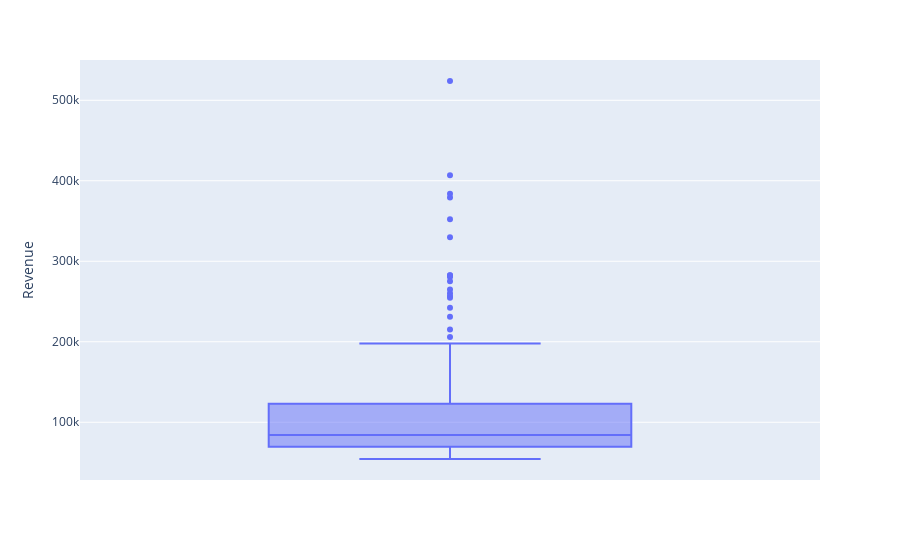

The cell this chart's notebook holds for it:
### Code cell
# Create the box plot
fig = px.box(
    # Set the data
    data_frame=revenues, 
    # Set the y variable
    y='Revenue',
    # Add in hover data to see outliers
    hover_data=['Company'])

# Show the plot
fig.show()

### Figure 1 — Plotly figure (JSON) as saved in the notebook; plotly's stock layout.template omitted (floating-point values rounded to 4 significant figures; data arrays with more than 128 entries replaced by an {"elided": "..."} marker saying what was removed)
{"data": [{"alignmentgroup": "True", "customdata": {"elided": "200x1 str values"}, "hovertemplate": "Revenue=%{y}<br>Company=%{customdata[0]}<extra></extra>", "legendgroup": "", "marker": {"color": "#636efa"}, "name": "", "notched": false, "offsetgroup": "", "orientation": "v", "showlegend": false, "type": "box", "x0": " ", "xaxis": "x", "y": {"elided": "200 int values"}, "y0": " ", "yaxis": "y"}], "layout": {"boxmode": "group", "legend": {"tracegroupgap": 0}, "margin": {"t": 60}, "xaxis": {"anchor": "y", "domain": [0, 1]}, "yaxis": {"anchor": "x", "domain": [0, 1], "title": {"text": "Revenue"}}}}
